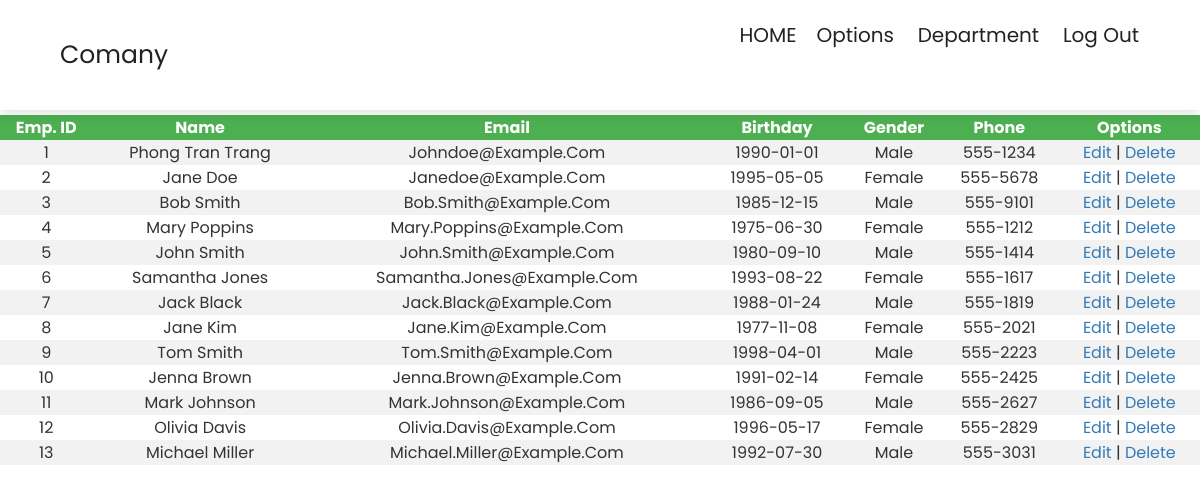
/pages/viewemp2.php, run on an earlier commit of the app's database.
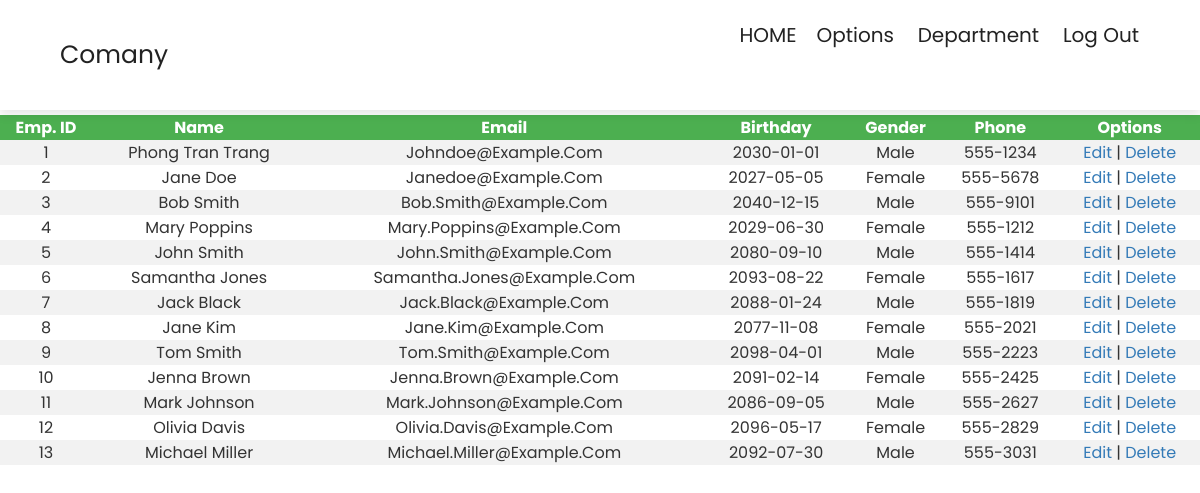
And on a later commit of the database.
### tables this page shows
CREATE TABLE user (
    id INT(11) UNSIGNED AUTO_INCREMENT NOT NULL PRIMARY KEY ,
    username VARCHAR(50) NOT NULL UNIQUE,
    `password` VARCHAR(50) NOT NULL,
    lv INT(6) UNSIGNED NOT NULL,
    fname VARCHAR(50) ,
    minit VARCHAR(50) ,
    lname VARCHAR(50) ,
    bdate date ,
    start_dt datetime DEFAULT CURRENT_TIMESTAMP ,
    addr VARCHAR(255) ,
    phone VARCHAR(15) ,
    email VARCHAR(50),
    salary DEC(15,3) ,
    gender ENUM('male', 'female')
);

### pages/viewemp2.php (the view, shortened to what this page needs)
<?php
require_once ('process/dbh.php');
$sql = "SELECT * from `user` ";
$result = mysqli_query($conn, $sql);
?>
<html>
<head>
	<link rel="stylesheet" type="text/css" href="styleview.css">
		<link rel="stylesheet" href="https://maxcdn.bootstrapcdn.com/bootstrap/3.4.1/css/bootstrap.min.css">
    <link rel="stylesheet" href="https://use.fontawesome.com/releases/v5.15.4/css/all.css" />
</head>
<body>
	<section class="header">
		<a href="home.php" class="logo">Comany</a>
		<nav>
			<ul class="navbar">
				<li><a class="" href="http://localhost/WEB-Enterprise-Managment-System/index.php">HOME</a></li>
				<div class="dropdown">
                    <a href="">Options</a>
                </div>
                <div class="dropdown">
                <a href="">department</a>
            </div>
				<a class="" href="alogin.html">Log Out</a>
			</ul>
		</nav>
	</section>
	<div class="divider"></div>
		<table>
			<tr>
				<th class = "center">Emp. ID</th>
				<th class = "center">Name</th>
				<th class = "center">Email</th>
				<th class = "center">Birthday</th>
				<th class = "center">Gender</th>
				<th class = "center">Phone</th>
				<th class = "center">Options</th>
			</tr>
			<?php
				while ($user = mysqli_fetch_assoc($result)) {
					echo "<tr>";
					echo "<td>".$user['id']."</td>";
					echo "<td>".$user['fname']." ".$user['lname']."</td>";
					echo "<td>".$user['email']."</td>";
					echo "<td>".$user['bdate']."</td>";
					echo "<td>".$user['gender']."</td>";
					echo "<td>".$user['phone']."</td>";
					echo "<td><a href=\"edit.php?id=$user[id]\">Edit</a> | <a href=\"delete.php?id=$user[id]\" onClick=\"return confirm('Are you sure you want to delete?')\">Delete</a></td>";
				}
			?>
		</table>
</body>
</html>

What changed in the data, as far as the page shows it:
changed user "Phong": bdate "1990-01-01" → "2030-01-01"
changed user "Doe": bdate "1995-05-05" → "2027-05-05"
changed user "Bob": bdate "1985-12-15" → "2040-12-15"
changed user "Mary": bdate "1975-06-30" → "2029-06-30"
changed user "John": bdate "1980-09-10" → "2080-09-10"
changed user "Samantha": bdate "1993-08-22" → "2093-08-22"
changed user "Jack": bdate "1988-01-24" → "2088-01-24"
changed user "Kim": bdate "1977-11-08" → "2077-11-08"
changed user "Tom": bdate "1998-04-01" → "2098-04-01"
changed user "Jenna": bdate "1991-02-14" → "2091-02-14"
changed user "Mark": bdate "1986-09-05" → "2086-09-05"
changed user "Olivia": bdate "1996-05-17" → "2096-05-17"
changed user "Michael": bdate "1992-07-30" → "2092-07-30"
